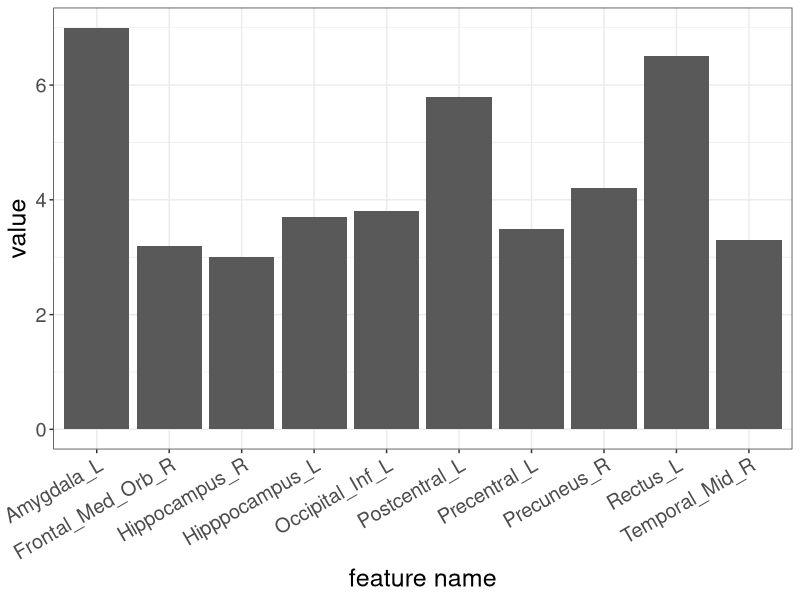

This chart was generated by the following R code:
library(ggplot2)

coefs <- c("Amygdala_L", "Rectus_L", "Postcentral_L", "Precuneus_R", "Occipital_Inf_L",
           "Hipppocampus_L", "Precentral_L", "Temporal_Mid_R", "Frontal_Med_Orb_R", "Hippocampus_R")
coefs <- data.frame(name = coefs)
coefs <- cbind(coefs, value = c(7, 6.5, 5.8, 4.2, 3.8, 3.7, 3.5, 3.3, 3.2, 3.0))

ggplot(data = coefs, aes(x = name, y = value)) + 
  geom_bar(stat = "identity") + theme_bw() + xlab("feature name") +
  theme(axis.text.x = element_text(angle = 30, hjust = 1), text = element_text(size = 18))
